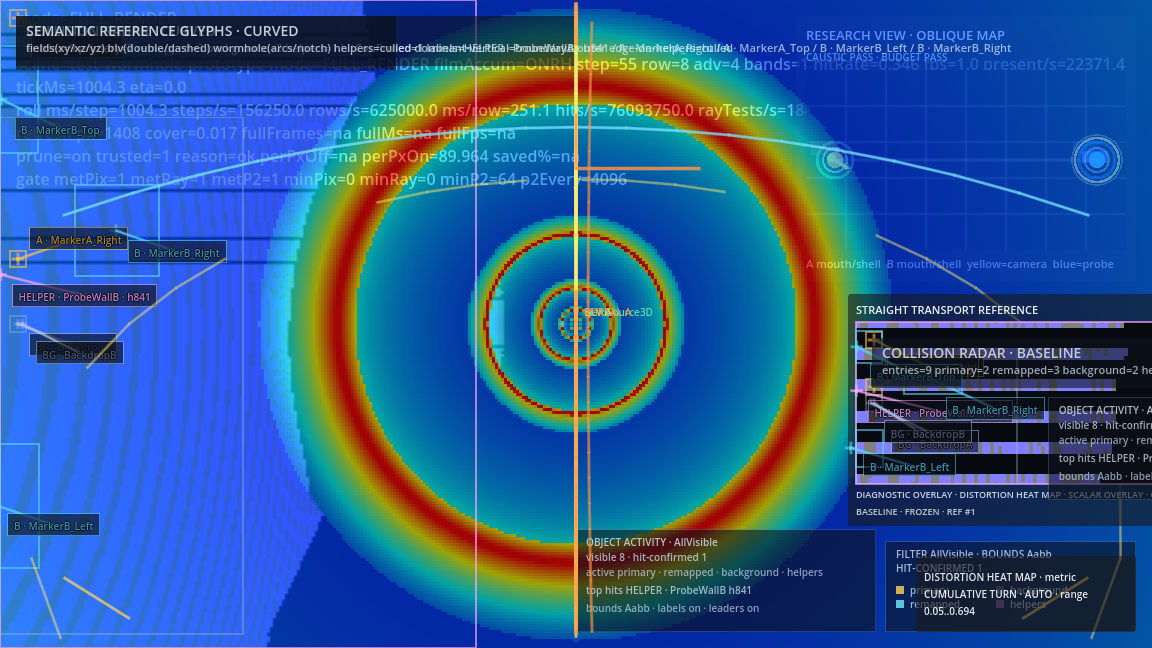
#> input picture assets/wormhole_inset_baseline.png, 1152 x 648 px, given in place of ff__scheduler-baseline__targetms-1000__stride-2__runid-1.png, which was not available
$ python band_correlation_analysis.py ../assets
#> lines starting #> are read from the running program, lines starting #| are printed output that depends on the picture; after the words box and inside, x2 and y2 are one past the last pixel; in counts of white or black regions, pixels touching at a corner belong together; pictures that were not available may be replaced by others from this repository, and a replacement may not be noted
#!/usr/bin/env python3
"""
band_correlation_analysis.py — Cross-correlate band mask with domain telemetry maps.

Usage:
    python3 tools/band_correlation_analysis.py <audit_dir> [--sensitivity FLOAT] [--min-score FLOAT]

Outputs (written to <audit_dir>/banding_analysis/):
    band_overlay.png
    band_vs_boundary_overlay.png
    band_vs_step_sensitivity_overlay.png   (skipped if maps not present)
    band_vs_precision_required_overlay.png (skipped if maps not present)
    band_correlation_summary.json
    band_correlation_summary.md
"""

import argparse
import hashlib
import json
import os
import sys
import textwrap

import numpy as np
from PIL import Image
from scipy.ndimage import uniform_filter1d

# ---------------------------------------------------------------------------
# Band detection (same algorithm as band_detector.py)
# ---------------------------------------------------------------------------

def detect_band_scores(img_array: np.ndarray, sensitivity: float = 1.5, min_score: float = 0.05) -> np.ndarray:
    if img_array.ndim == 3:
        luma = 0.299 * img_array[:, :, 0] + 0.587 * img_array[:, :, 1] + 0.114 * img_array[:, :, 2]
    else:
        luma = img_array.astype(np.float32)
    luma = luma.astype(np.float32) / 255.0
    vgrad_fwd = np.abs(np.diff(luma, axis=0, append=luma[-1:, :]))
    vgrad_bwd = np.abs(np.diff(luma, axis=0, prepend=luma[:1, :]))
    vgrad = np.maximum(vgrad_fwd, vgrad_bwd)
    smooth_h = uniform_filter1d(vgrad, size=5, axis=1)
    row_median = np.median(smooth_h, axis=1, keepdims=True)
    row_median = np.maximum(row_median, 1e-4)
    score = (smooth_h / row_median - 1.0) / sensitivity
    score = np.clip(score, 0.0, 1.0).astype(np.float32)
    score[score < min_score] = 0.0
    return score


def band_mask(scores: np.ndarray) -> np.ndarray:
    """Boolean mask: True where score > 0."""
    return scores > 0.0


# ---------------------------------------------------------------------------
# Image helpers
# ---------------------------------------------------------------------------

def load_rgb(path: str) -> np.ndarray:
    img = Image.open(path).convert("RGB")
    return np.array(img, dtype=np.uint8)


# [4 lines left out: function load_gray_float, not called in this run]


def sha256_file(path: str) -> str:
    h = hashlib.sha256()
    with open(path, "rb") as f:
        for chunk in iter(lambda: f.read(65536), b""):
            h.update(chunk)
    return h.hexdigest()


# [54 lines left out: functions save_overlay, save_dual_overlay, overlap_metrics, not called in this run]


# ---------------------------------------------------------------------------
# Main
# ---------------------------------------------------------------------------

STEM = "domain_resolver_stress__{label}__baseline_prune_off__scheduler-baseline__targetms-1000__stride-2__runid-1"


def stem(label: str) -> str:
    return STEM.format(label=label)


def beauty_path(base: str, label: str) -> str:
    return os.path.join(base, label, stem(label) + ".png")


def map_path(base: str, label: str, suffix: str) -> str:
    return os.path.join(base, label, stem(label) + f".{suffix}.png")


def main():
    parser = argparse.ArgumentParser(description="Band correlation analysis for domain audit visual outputs")
    parser.add_argument("audit_dir", help="Path to timestamped audit output dir (e.g. output/domain_audit_visual/20260430T235520Z)")
    parser.add_argument("--sensitivity", type=float, default=1.5, help="Band detector sensitivity (default 1.5)")
    parser.add_argument("--min-score", type=float, default=0.05, help="Minimum band score threshold (default 0.05)")
    args = parser.parse_args()

    base = args.audit_dir.rstrip("/")
    out_dir = os.path.join(base, "banding_analysis")
    os.makedirs(out_dir, exist_ok=True)

    print(f"[band-analysis] audit_dir={base}")
    print(f"[band-analysis] output={out_dir}")

    # -----------------------------------------------------------------------
    # Load beauty images
    # -----------------------------------------------------------------------
    off_beauty_path = beauty_path(base, "off")
    tel_beauty_path = beauty_path(base, "telemetry_on")
    res_beauty_path = beauty_path(base, "resolver_on")

    off_beauty = load_rgb(off_beauty_path)
    tel_beauty = load_rgb(tel_beauty_path)
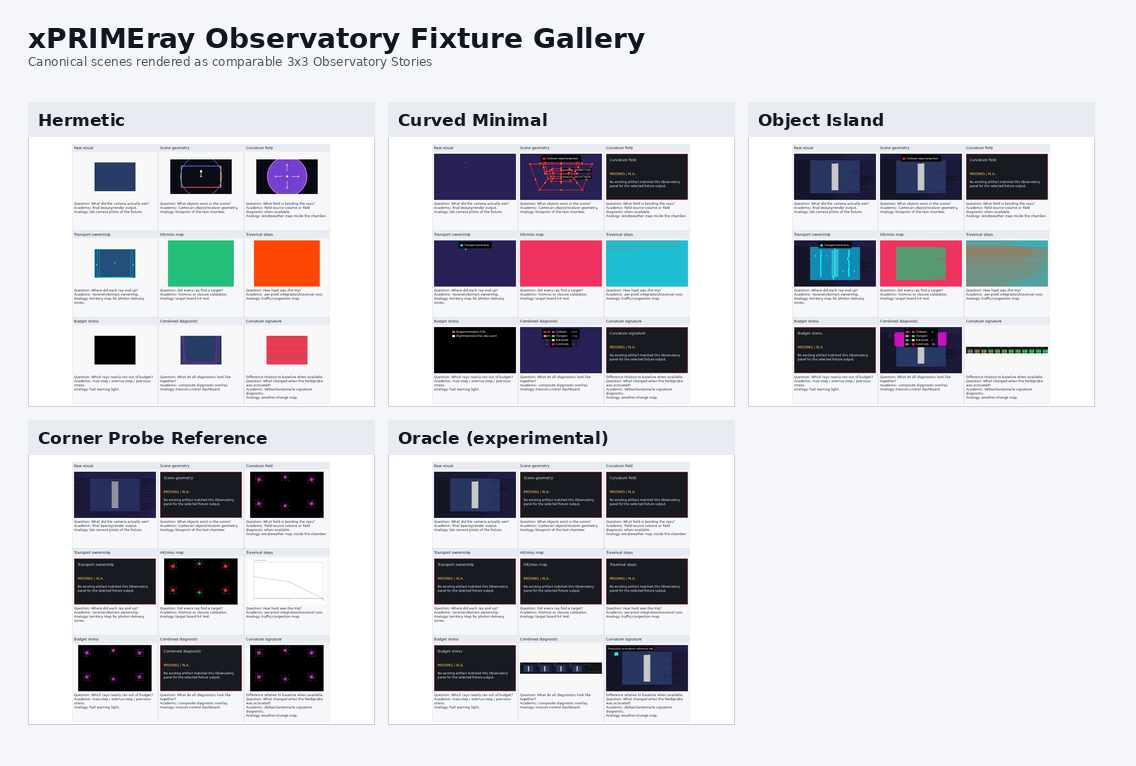
#> input picture reports/fixture_gallery_overview.png, 1136 x 766 px, given in place of ff__scheduler-baseline__targetms-1000__stride-2__runid-1.png, which was not available
#> in load_rgb, img is the input picture: PIL image 1136x766 RGB; mean R, G, B 208.9, 209.5, 214.9
    res_beauty = load_rgb(res_beauty_path)
    H, W = off_beauty.shape[:2]
#> H = 648; W = 1152

    print(f"[band-analysis] image_size={W}x{H}")
#| [band-analysis] image_size=1152x648

    # Beauty hashes
    off_hash = sha256_file(off_beauty_path)
    tel_hash = sha256_file(tel_beauty_path)
    res_hash = sha256_file(res_beauty_path)
    beauty_off_vs_tel = "match" if off_hash == tel_hash else "different"
    beauty_off_vs_res = "match" if off_hash == res_hash else "different"
    beauty_tel_vs_res = "match" if tel_hash == res_hash else "different"

    print(f"[band-analysis] beauty_off_vs_telemetry={beauty_off_vs_tel}")
    print(f"[band-analysis] beauty_off_vs_resolver={beauty_off_vs_res}")
    print(f"[band-analysis] beauty_telemetry_vs_resolver={beauty_tel_vs_res}")

    # -----------------------------------------------------------------------
    # Detect bands
    # -----------------------------------------------------------------------
    off_scores = detect_band_scores(off_beauty, args.sensitivity, args.min_score)
#> in detect_band_scores, `vgrad = np.maximum(vgrad_fwd, vgrad_bwd)`:
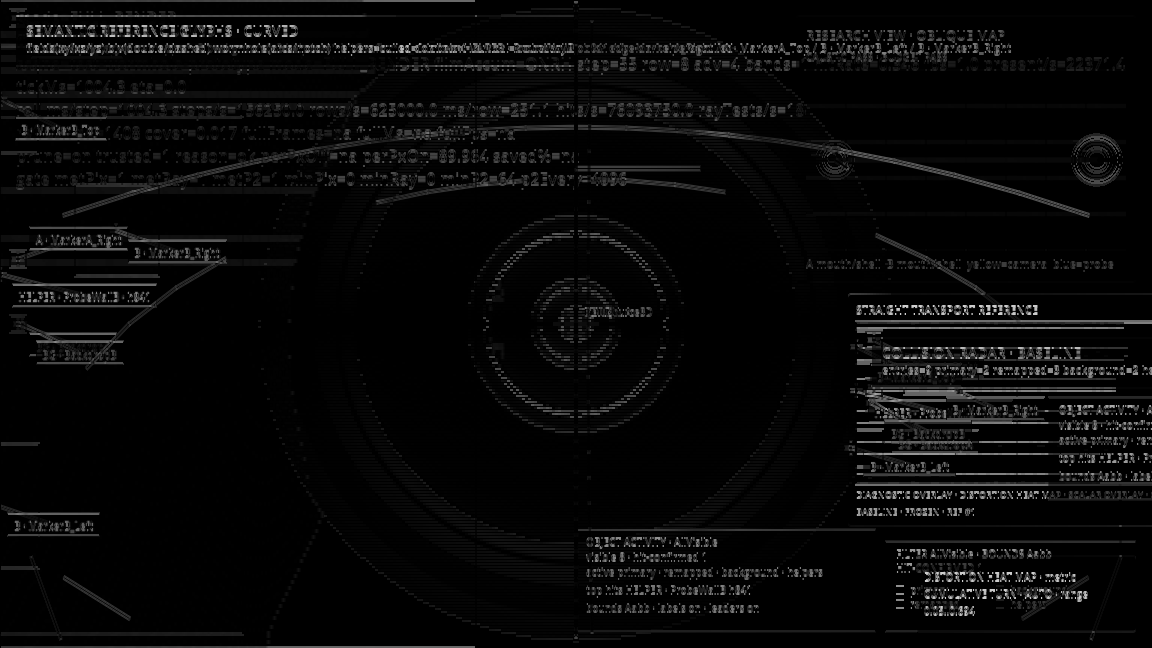
#> vgrad: shape (648, 1152) float32; min 0, max 0.816, mean 0.035
#> in detect_band_scores, `row_median = np.median(smooth_h, axis=1, keepdims=True)`: row_median = 648 values, max 0.25 at index 52, min 0 at index 0, mean 0.00824
#> in detect_band_scores, `row_median = np.maximum(row_median, 1e-4)`: row_median = 648 values, max 0.25 at index 52, min 0.0001 at index 0, mean 0.00827
#> in detect_band_scores, `score[score < min_score] = 0.0`: score: shape (648, 1152) float32; min 0, max 1, mean 0.35
    tel_scores = detect_band_scores(tel_beauty, args.sensitivity, args.min_score)
#> call 2 of detect_band_scores, with sensitivity = 1.5, min_score = 0.05
#> in detect_band_scores (call 2), `vgrad = np.maximum(vgrad_fwd, vgrad_bwd)`:
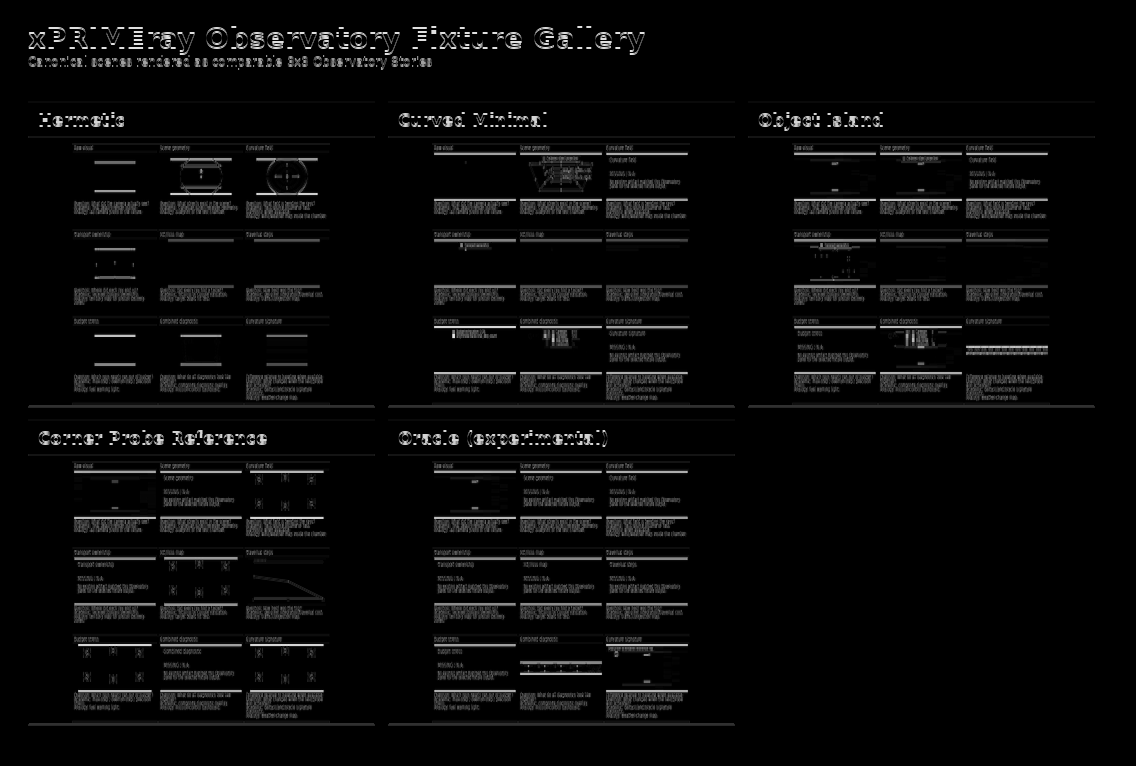
#> vgrad: shape (766, 1136) float32; min 0, max 0.89, mean 0.0369
#> in detect_band_scores (call 2), `row_median = np.median(smooth_h, axis=1, keepdims=True)`: row_median = 766 values, max 0.275 at index 239, min 0 at index 0, mean 0.00961
#> in detect_band_scores (call 2), `row_median = np.maximum(row_median, 1e-4)`: row_median = 766 values, max 0.275 at index 239, min 0.0001 at index 0, mean 0.0097
#> in detect_band_scores (call 2), `score[score < min_score] = 0.0`: score: shape (766, 1136) float32; min 0, max 1, mean 0.201
    res_scores = detect_band_scores(res_beauty, args.sensitivity, args.min_score)

    off_band = band_mask(off_scores)
#> in band_mask, `return scores > 0.0`:
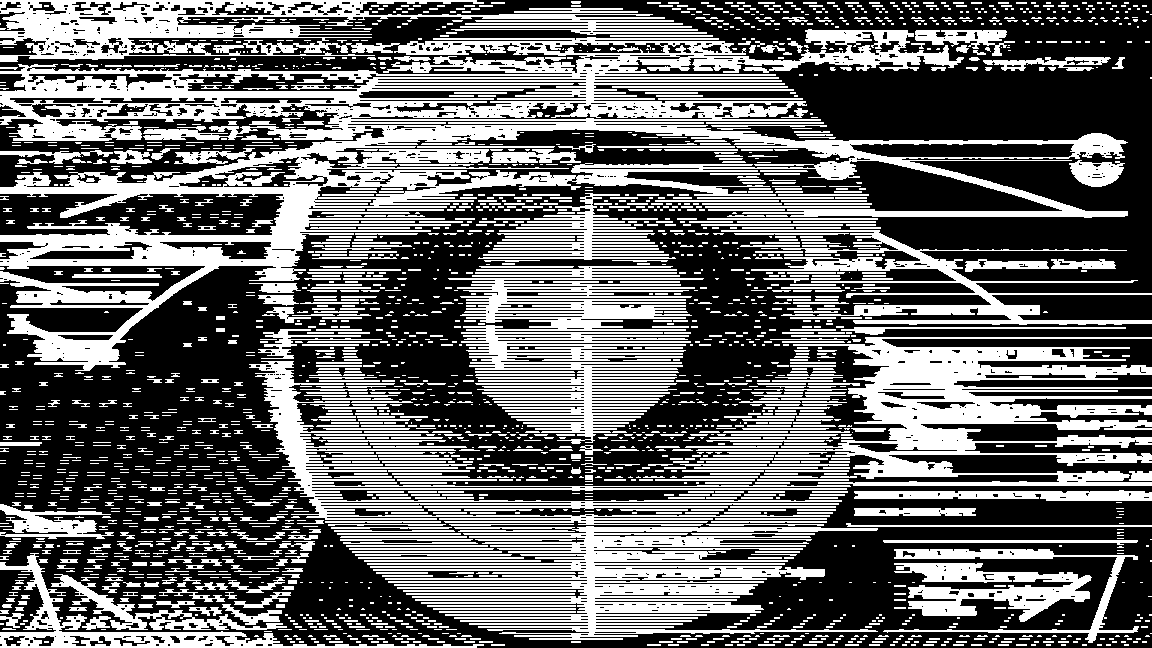
#> returned value: shape (648, 1152) bool; 40.8% white; 2684 white regions (1722 under 20 px), largest, box (x1, y1, x2, y2) and area: (0, 0, 1128, 371) 101912, (696, 337, 1152, 486) 24895, (367, 526, 878, 640) 22567
    tel_band = band_mask(tel_scores)
#> in band_mask (call 2), `return scores > 0.0`:
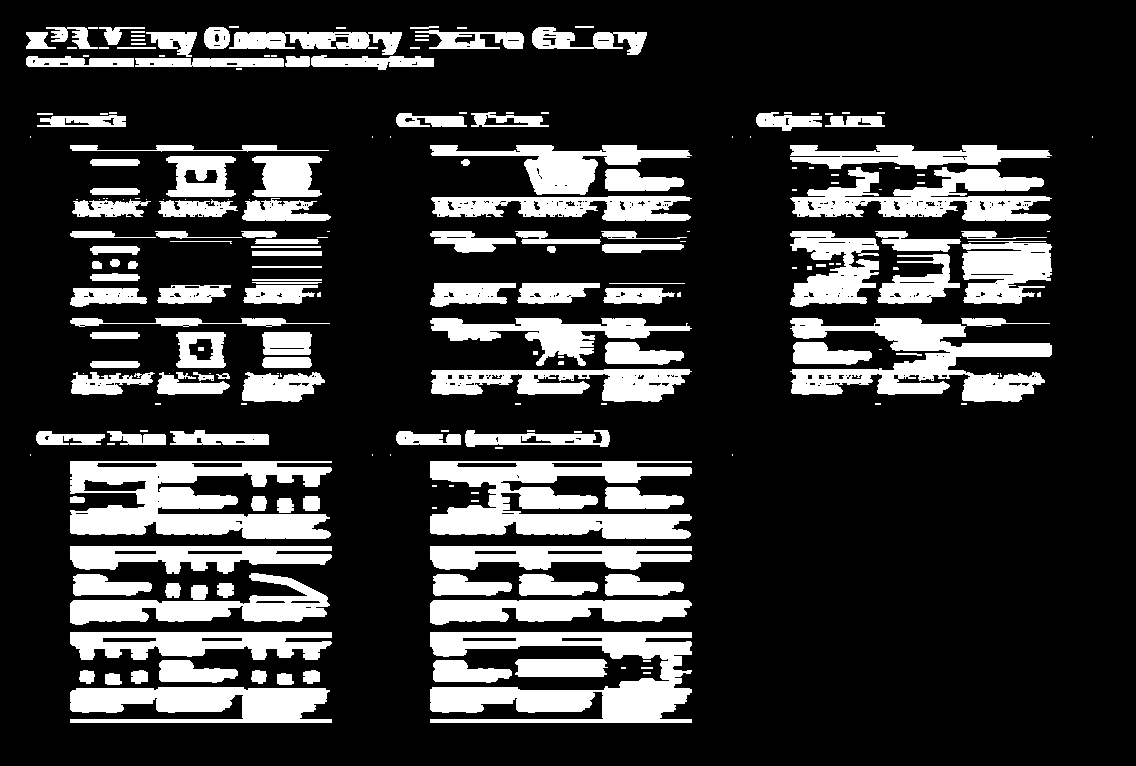
#> returned value: shape (766, 1136) bool; 21.7% white; 233 white regions (94 under 20 px), largest, box (x1, y1, x2, y2) and area: (430, 632, 692, 723) 12533, (70, 461, 332, 539) 12425, (430, 461, 692, 539) 11932
    res_band = band_mask(res_scores)

    print(f"[band-analysis] off_band_pixels={int(off_band.sum())}")
#| [band-analysis] off_band_pixels=304611
    print(f"[band-analysis] tel_band_pixels={int(tel_band.sum())}")
#| [band-analysis] tel_band_pixels=188653
    print(f"[band-analysis] res_band_pixels={int(res_band.sum())}")
#| [band-analysis] res_band_pixels=188653

    # -----------------------------------------------------------------------
    # Load telemetry maps (from telemetry_on/ and resolver_on/)
    # -----------------------------------------------------------------------
    def load_map(label: str, suffix: str):
        p = map_path(base, label, suffix)
        if os.path.exists(p):
            return load_gray_float(p), p
        return None, None

    tel_boundary, _ = load_map("telemetry_on", "boundary_confidence")
    tel_normal, _ = load_map("telemetry_on", "normal_discontinuity")
    tel_selection_flip, _ = load_map("telemetry_on", "selection_flip")
    tel_domain_conf, _ = load_map("telemetry_on", "domain_confidence")

    res_boundary, _ = load_map("resolver_on", "boundary_confidence")
    res_normal, _ = load_map("resolver_on", "normal_discontinuity")
    res_selection_flip, _ = load_map("resolver_on", "selection_flip")

    # Step-convergence maps (may not exist yet)
    tel_sconv, _ = load_map("telemetry_on", "step_convergence_confidence")
    tel_ssens, _ = load_map("telemetry_on", "step_sensitivity")
    tel_sprec, _ = load_map("telemetry_on", "precision_required")

    # -----------------------------------------------------------------------
    # Resolver pixel diff mask
    # -----------------------------------------------------------------------
    res_diff = np.any(res_beauty.astype(np.int16) != tel_beauty.astype(np.int16), axis=2)
#> res_diff: shape (766, 1136) bool; every value is 0
    res_changed_pixels = int(res_diff.sum())
#> res_changed_pixels = 0
    print(f"[band-analysis] resolver_changed_pixels={res_changed_pixels}")
#| [band-analysis] resolver_changed_pixels=0

    # -----------------------------------------------------------------------
    # Overlap metrics
    # -----------------------------------------------------------------------
    metrics = {}

    # OFF band vs telemetry maps
    if tel_boundary is not None:
        metrics["off_band_vs_tel_boundary"] = overlap_metrics(off_band, tel_boundary)
    if tel_normal is not None:
        metrics["off_band_vs_tel_normal_discontinuity"] = overlap_metrics(off_band, tel_normal)
    if tel_selection_flip is not None:
        metrics["off_band_vs_tel_selection_flip"] = overlap_metrics(off_band, tel_selection_flip)
    if tel_domain_conf is not None:
        # Low domain_confidence = instability; invert
        metrics["off_band_vs_tel_domain_instability"] = overlap_metrics(off_band, 1.0 - tel_domain_conf)

    # Step-convergence maps
    if tel_sconv is not None:
        metrics["off_band_vs_tel_step_convergence_confidence"] = overlap_metrics(off_band, tel_sconv)
    if tel_ssens is not None:
        metrics["off_band_vs_tel_step_sensitivity"] = overlap_metrics(off_band, tel_ssens)
    if tel_sprec is not None:
        metrics["off_band_vs_tel_precision_required"] = overlap_metrics(off_band, tel_sprec)

    # Resolver changed pixels vs band mask and instability maps
    if res_changed_pixels > 0:
        metrics["resolver_changed_vs_off_band"] = overlap_metrics(res_diff, off_scores)
        if res_boundary is not None:
            metrics["resolver_changed_vs_res_boundary"] = overlap_metrics(res_diff, res_boundary)
        if tel_sprec is not None:
            metrics["resolver_changed_vs_tel_precision_required"] = overlap_metrics(res_diff, tel_sprec)

    # -----------------------------------------------------------------------
    # Render-diff pixel diff
    # -----------------------------------------------------------------------
    # OFF vs telemetry_on pixel diff
#> (the run stopped early here; a loop or call above may not have finished)
